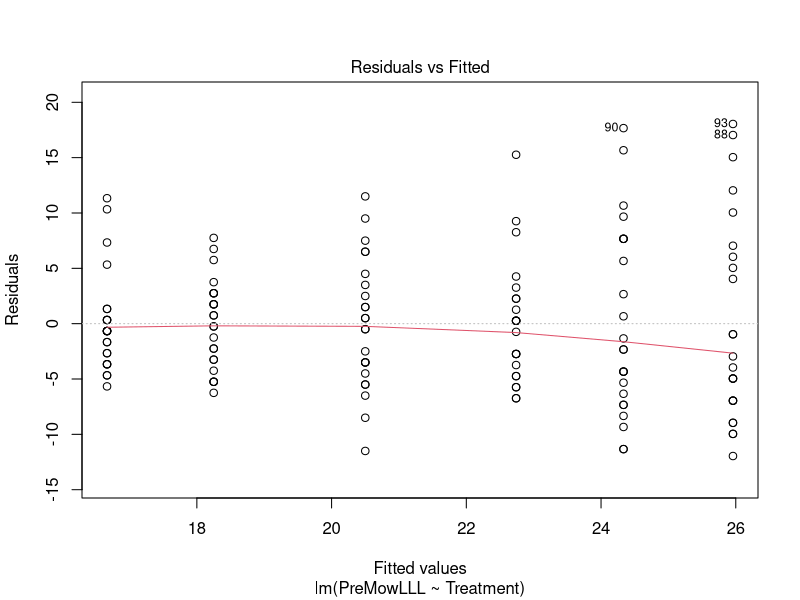
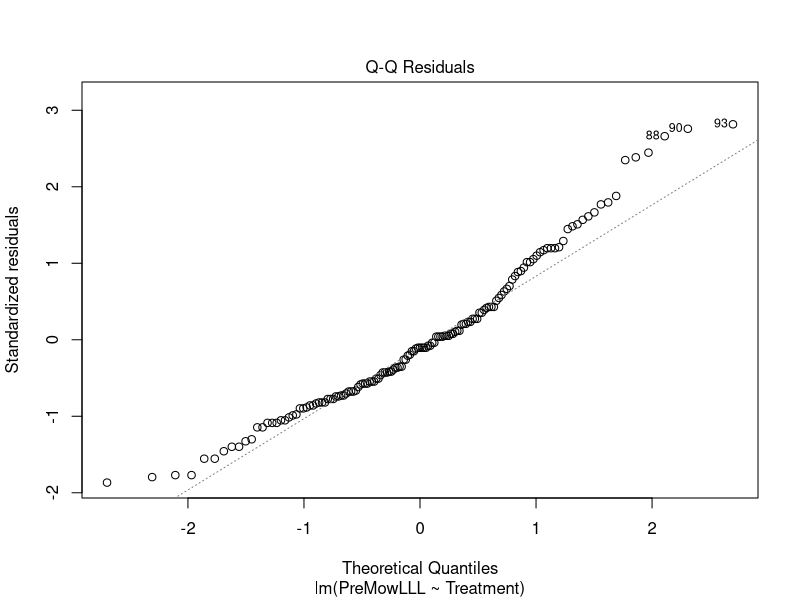
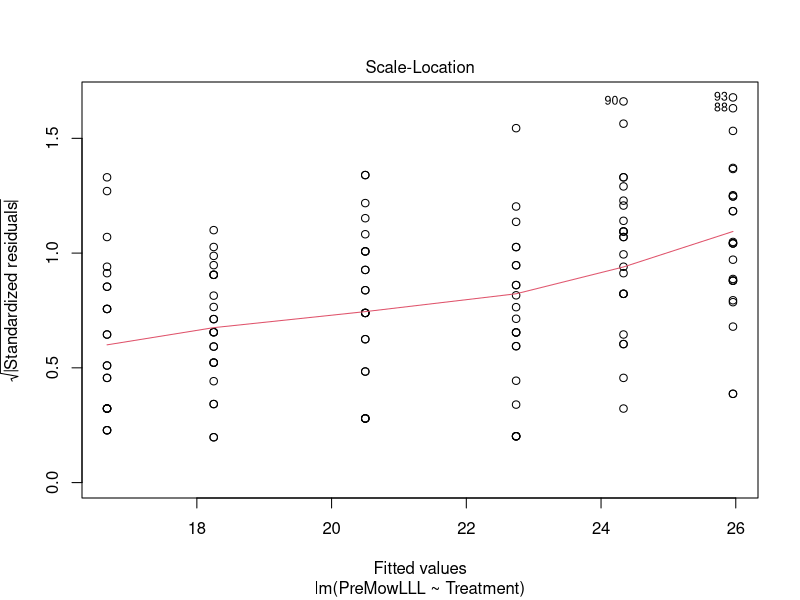
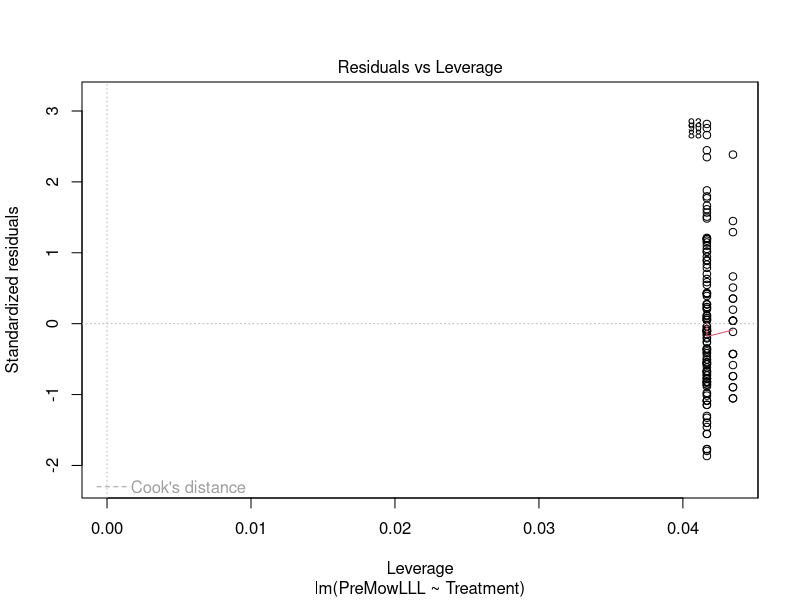
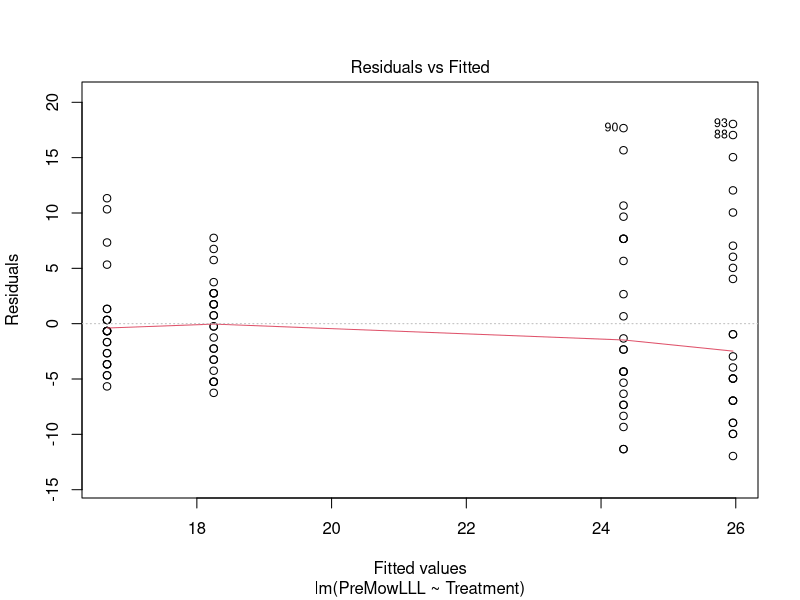
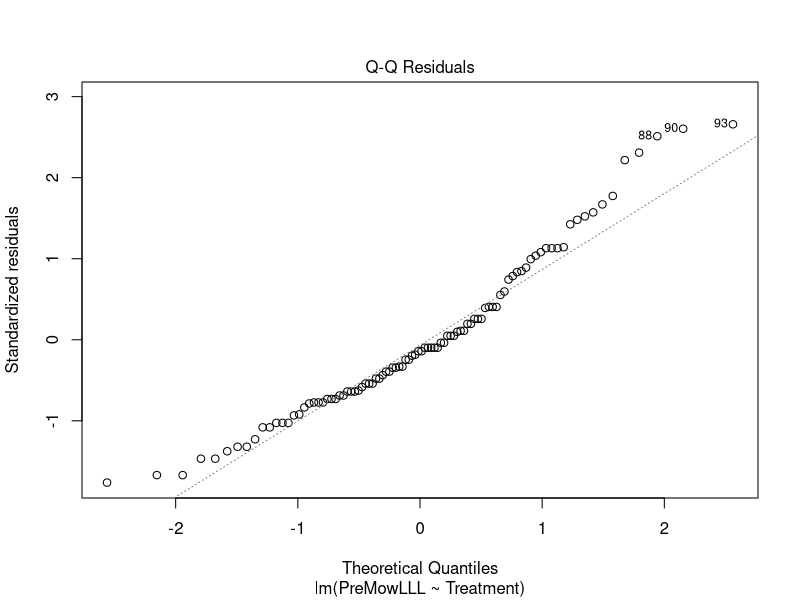
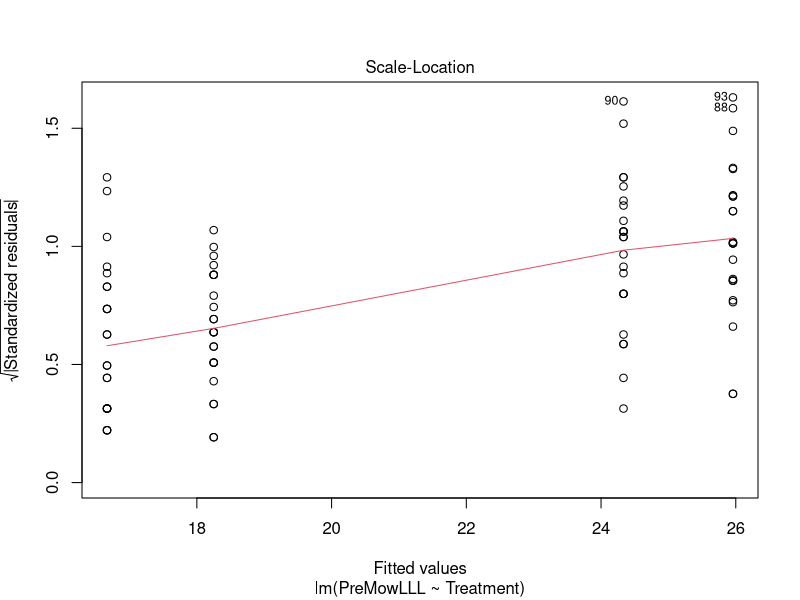
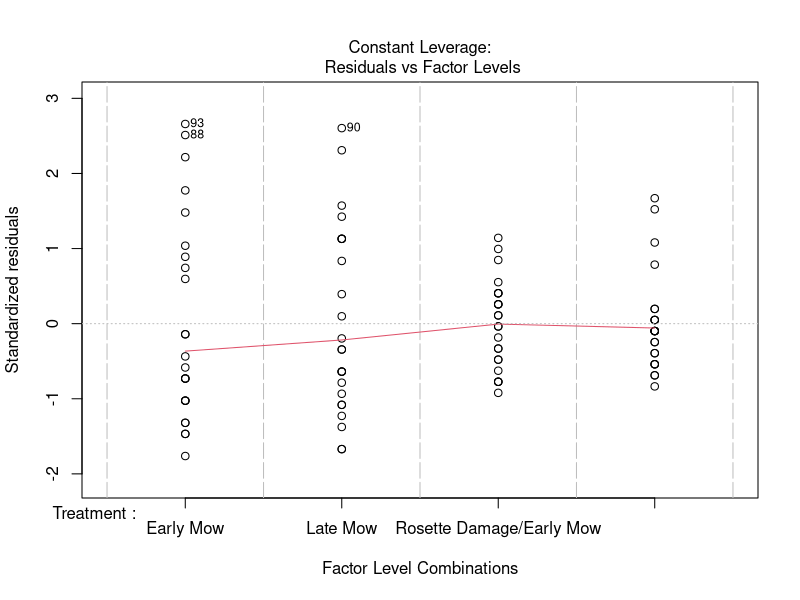

The R source for these figures, in order:
#This file contains analysis of longest leaf length in the week immediately before mowing
#to try to get at the mechanism by which rosette damage causes earlier death

#load packages
library(multcompView)
library(emmeans)
library(multcomp)

#Combined####
#load data
LLL_combined<-read.csv("Combined Pre Mowing LLL Data.csv")

#Make treatment a factor
LLL_combined$Treatment<-as.factor(LLL_combined$Treatment)

#Make year a factor
LLL_combined$Year<-as.factor(LLL_combined$Year)

#Exclude treatments that include both early and late mow
LLL_filtered <- LLL_combined[!(LLL_combined$Treatment == "Rosette Damage/Early Mow/Late Mow"|LLL_combined$Treatment=="Early Mow/Late Mow"), ]

#run an ANOVA
anova_combined<-aov(lm(PreMowLLL~Treatment, data=LLL_combined))

anova_combined_filt<-aov(lm(PreMowLLL~Treatment, data=LLL_filtered))

#check residuals
plot(lm(PreMowLLL~Treatment, data=LLL_combined)) #looks fine

plot(lm(PreMowLLL~Treatment, data=LLL_filtered))

#summarize anova
summary(anova_combined)
#at least one group is significantly different

summary(anova_combined_filt)
#at least one group is significantly different

#Post-hoc comparisons
emmeans(anova_combined, specs = pairwise~Treatment)
cld(emmeans(anova_combined, specs = pairwise~Treatment), Letters=letters)

#RD+LM significantly shorter than LM
#RD+EM significantly shorter than EM
#RD+EM+LM significantly shorter than EM+LM

emmeans(anova_combined_filt, specs = pairwise~Treatment)
cld(emmeans(anova_combined_filt, specs = pairwise~Treatment), Letters=letters)
#RD+LM significantly shorter than LM
#RD+EM significantly shorter than EM

#Alternatively, t test rosette damage vs. no rosette damage
#separate rosette damaged and non-rosette damaged plants
#DATA IS SET UP DIFFERENTLY, SO THIS DOESN'T WORK YET
LLL_RD<-LLL_combined[LLL_combined$RD=="Y",]
LLL_NoRD<-LLL_combined[LLL_combined$RD=="N",]

t.test(LLL_RD$PreMowLLL, LLL_NoRD$PreMowLLL)
#Again, this shows that rosette damaged plants have shorter LLL before mowing

#And t-test RD+LM vs. RD+EM for effect of timing
LLL_RDLM<-LLL_combined[LLL_combined$Treatment=="Rosette Damage/Late Mow",]
LLL_RDEM<-LLL_combined[LLL_combined$Treatment=="Rosette Damage/Early Mow",]
t.test(LLL_RDEM$PreMowLLL, LLL_RDLM$PreMowLLL)
#This shows that RD+LM plants did not have significantly shorter LLL before mowing than RD+EM plants
  #One sided t-test is also not significant

#2025####
#load data
LLL2025<-read.csv("2025 Pre Mowing LLL Data.csv")

#Make treatment a factor
LLL2025$Treatment<-as.factor(LLL2025$Treatment)

#run an ANOVA
anova2025<-aov(lm(Pre.Mow.LLL~Treatment, data=LLL2025))

#check residuals
plot(lm(Pre.Mow.LLL~Treatment, data=LLL2025)) #looks fine

#summarize anova
summary(anova2025)
#at least one group is significantly different

#Post-hoc comparisons
emmeans(anova2025, specs = pairwise~Treatment)
cld(emmeans(anova2025, specs = pairwise~Treatment), Letters=letters)

#RD+LM significantly shorter than LM
#RD+EM significantly shorter than EM
#RD+EM+LM is not significantly shorter than EM+LM

#2024####
#load data
LLL2024<-read.csv("2024 Pre Mowing LLL Data.csv")

#Make treatment a factor
LLL2024$Treatment<-as.factor(LLL2024$Treatment)

#run an ANOVA
anova2024<-aov(lm(PreMowLLL~Treatment, data=LLL2024))

#check residuals
plot(lm(PreMowLLL~Treatment, data=LLL2024)) #looks fine

#summarize anova
summary(anova2024)
#at least one group is significantly different

#Post-hoc comparisons
emmeans(anova2024, specs = pairwise~Treatment)
cld(emmeans(anova2024, specs = pairwise~Treatment), Letters=letters)

#RD+LM significantly shorter than LM
#RD+EM is not significantly shorter than EM
#RD+EM+LM is not significantly shorter than EM+LM
